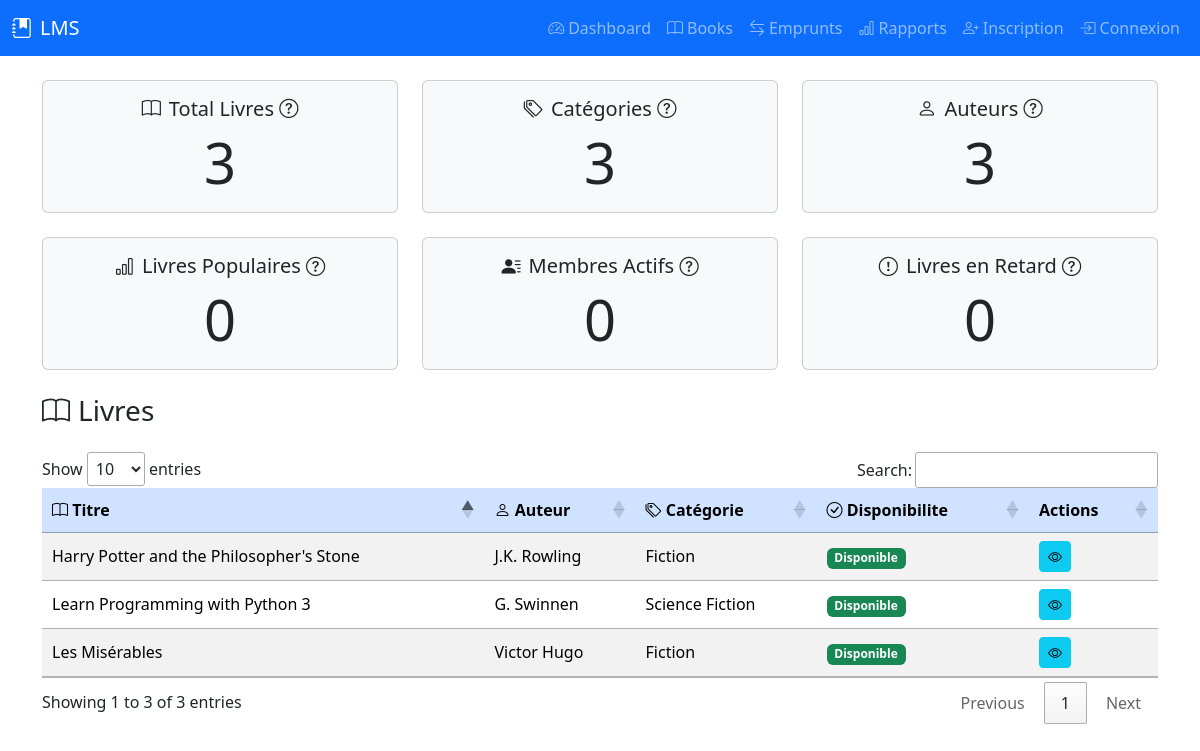
The page / on the database its author committed.
### tables this page shows
CREATE TABLE books (
            book_id INTEGER PRIMARY KEY AUTOINCREMENT,
            title TEXT NOT NULL,
            author_id INTEGER,
            category_id INTEGER,
            isbn TEXT UNIQUE,
            publication_year INTEGER,
            publisher TEXT,
            quantity INTEGER DEFAULT 1,
            available_quantity INTEGER DEFAULT 1,
            FOREIGN KEY (author_id) REFERENCES authors (author_id),
            FOREIGN KEY (category_id) REFERENCES categories (category_id)
        );

CREATE TABLE authors (
            author_id INTEGER PRIMARY KEY AUTOINCREMENT,
            name TEXT NOT NULL,
            biography TEXT
        );

CREATE TABLE categories (
            category_id INTEGER PRIMARY KEY AUTOINCREMENT,
            name TEXT NOT NULL,
            description TEXT
        );

### controllers/dashboard_controller.py (the view)
@dashboard_blueprint.route('/', methods=['GET'])
def dashboard():
    try:
        stats = dashboard_service.get_dashboard_statistics()
        books_data = dashboard_service.get_books_data()
        members_loans_data = dashboard_service.get_members_loans_data()
        return render_template('index.html', **stats, books=books_data, members_loans=members_loans_data)
    except Exception as e:
        return jsonify({'error': str(e)}), 500

### models/author.py (called while the page is built)
    @property
    def name(self):
        return self._get_attribute("name")

    @classmethod
    def all(cls):
        query = f"SELECT * FROM {cls.TABLE_NAME}"
        results = DatabaseConnection.execute_query(query)
        if results:
            conn = DatabaseConnection.get_connection()
            cursor = conn.cursor()
            cursor.execute(f"PRAGMA table_info({cls.TABLE_NAME})")
            columns = [column[1] for column in cursor.fetchall()]
            conn.close()
            return [cls(**dict(zip(columns, result))) for result in results]
        return []

### models/base_model.py (called while the page is built)
    def _get_attribute(self, name):
        return self._attributes.get(name)

    def _set_attribute(self, name, value):
        self._attributes[name] = value

    def __getattr__(self, name):
        if name in self._attributes:
            return self._get_attribute(name)
        raise AttributeError(f"'{self.__class__.__name__}' object has no attribute '{name}'")

    def __setattr__(self, name, value):
        if name == "_attributes":
            super().__setattr__(name, value)
        else:
            self._set_attribute(name, value)

    @classmethod
    def find_by_id(cls, id: int):
        if not cls.TABLE_NAME or not cls.PRIMARY_KEY:
            raise NotImplementedError("TABLE_NAME and PRIMARY_KEY must be defined in subclass")
        query = f"SELECT * FROM {cls.TABLE_NAME} WHERE {cls.PRIMARY_KEY} = ?"
        result = DatabaseConnection.execute_query(query, (id,))
        if result and len(result) > 0:
            conn = DatabaseConnection.get_connection()
            cursor = conn.cursor()
            cursor.execute(f"PRAGMA table_info({cls.TABLE_NAME})")
            columns = [column[1] for column in cursor.fetchall()]
            conn.close()
            record_dict = dict(zip(columns, result[0]))
            return cls(**record_dict)
        return None

    @classmethod
    def find_all(cls):
        if not cls.TABLE_NAME:
            raise NotImplementedError("TABLE_NAME must be defined in subclass")
        query = f"SELECT * FROM {cls.TABLE_NAME}"
        results = DatabaseConnection.execute_query(query)
        if results:
            conn = DatabaseConnection.get_connection()
            cursor = conn.cursor()
            cursor.execute(f"PRAGMA table_info({cls.TABLE_NAME})")
            columns = [column[1] for column in cursor.fetchall()]
            conn.close()
            return [cls(**dict(zip(columns, result))) for result in results]
        return []

### templates/index.html (shortened to what this page needs)
<!DOCTYPE html>
<html lang="fr">
<head>
    <link rel="stylesheet" href="/css/style.css">
    <link href="https://cdn.jsdelivr.net/npm/bootstrap@5.3.2/dist/css/bootstrap.min.css" rel="stylesheet">
    <link rel="stylesheet" href="https://cdn.jsdelivr.net/npm/bootstrap-icons@1.11.3/font/bootstrap-icons.css">
    <link rel="stylesheet" href="https://cdn.datatables.net/1.13.4/css/jquery.dataTables.min.css">
</head>
<body>
    {% include 'includes/navbar.html' %}
    <div class="container">
        <div class="row text-center mb-4">
            <div class="col-md-4">
                <div class="card bg-light">
                    <div class="card-body">
                        <h5 class="card-title"><i class="bi bi-book me-2 icon-small"></i>Total Livres <i class="bi bi-question-circle icon-small" title="Nombre total de livres disponibles dans la bibliothèque."></i></h5>
                        <p class="card-text display-4">{{ total_books }}</p>
                    </div>
                </div>
            </div>
            <div class="col-md-4">
                <div class="card bg-light">
                    <div class="card-body">
                        <h5 class="card-title"><i class="bi bi-tags me-2 icon-small"></i>Catégories <i class="bi bi-question-circle icon-small" title="Nombre total de catégories de livres."></i></h5>
                        <p class="card-text display-4">{{ total_category }}</p>
                    </div>
                </div>
            </div>
            <div class="col-md-4">
                <div class="card bg-light">
                    <div class="card-body">
                        <h5 class="card-title"><i class="bi bi-person me-2 icon-small"></i>Auteurs <i class="bi bi-question-circle icon-small" title="Nombre total d'auteurs enregistrés."></i></h5>
                        <p class="card-text display-4">{{ total_authors }}</p>
                    </div>
                </div>
            </div>
        </div>
        <div class="row text-center mb-4">
            <div class="col-md-4">
                <div class="card bg-light">
                    <div class="card-body">
                        <h5 class="card-title"><i class="bi bi-bar-chart me-2 icon-small"></i>Livres Populaires <i class="bi bi-question-circle icon-small" title="Nombre total de livres populaires basés sur les emprunts."></i></h5>
                        <p class="card-text display-4">{{total_popular_books}}</p>
                    </div>
                </div>
            </div>
            <div class="col-md-4">
                <div class="card bg-light">
                    <div class="card-body">
                        <h5 class="card-title"><i class="bi bi-person-lines-fill me-2 icon-small"></i>Membres Actifs <i class="bi bi-question-circle icon-small" title="Nombre total de membres ayant emprunté des livres récemment."></i></h5>
                        <p class="card-text display-4">{{total_active_members}}</p>
                    </div>
                </div>
            </div>
            <div class="col-md-4">
                <div class="card bg-light">
                    <div class="card-body">
                        <h5 class="card-title"><i class="bi bi-exclamation-circle me-2 icon-small"></i>Livres en Retard <i class="bi bi-question-circle icon-small" title="Nombre total de livres dont la date de retour est dépassée."></i></h5>
                        <p class="card-text display-4">{{total_overdue_books}}</p>
                    </div>
                </div>
            </div>
        </div>
        <h3 class="mb-4"><i class="bi bi-book me-2"></i>Livres</h3>
        <div class="table-responsive">
            <table id="booksTable" class="table table-striped table-hover align-middle">
                <thead class="table-primary">
                    <tr>
                        <th><i class="bi bi-book"></i> Titre</th>
                        <th><i class="bi bi-person"></i> Auteur</th>
                        <th><i class="bi bi-tags"></i> Catégorie</th>
                        <th><i class="bi bi-check-circle"></i> Disponibilite</th>
                        <th>Actions</th>
                    </tr>
                </thead>
                <tbody>
                    {% for book in books %}
                    <tr data-isbn="{{ book.isbn }}" data-publication-year="{{ book.publication_year }}" data-publisher="{{ book.publisher }}" data-quantity="{{ book.quantity }}" data-available-quantity="{{ book.available_quantity }}">
                        <td>{{ book.title }}</td>
                        <td>{{ book.author }}</td>
                        <td>{{ book.category }}</td>
                        <td>
                            {% if book.available_quantity > 0 %}
                            <span class="badge bg-success">Disponible</span>
                            {% else %}
                            <span class="badge bg-danger">Emprunté</span>
                            {% endif %}
                        </td>
                        <td>
                            <button class="btn btn-info btn-sm see-detail-book" title="Voir détails"><i class="bi bi-eye"></i></button>
                        </td>
                    </tr>
                    {% endfor %}
                </tbody>
            </table>
        </div>
    </div>
</body>
</html>

### templates/includes/navbar.html (shortened to what this page needs)
<nav class="navbar navbar-expand-lg navbar-dark bg-primary mb-4">
    <div class="container-fluid">
        <a class="navbar-brand d-flex align-items-center" href="/">
            <i class="bi bi-journal-bookmark-fill me-2"></i>LMS
        </a>
        <div class="collapse navbar-collapse" id="navbarNav">
            <ul class="navbar-nav ms-auto">
                <li class="nav-item"><a class="nav-link" href="/"><i class="bi bi-speedometer2 me-1"></i>Dashboard</a></li>
                <li class="nav-item"><a class="nav-link" href="/books"><i class="bi bi-book me-1"></i>Books</a></li>
                <li class="nav-item"><a class="nav-link" href="/loans"><i class="bi bi-arrow-left-right me-1"></i>Emprunts</a></li>
                <li class="nav-item"><a class="nav-link" href="/reports"><i class="bi bi-bar-chart me-1"></i>Rapports</a></li>
                <li class="nav-item"><a class="nav-link" href="/register"><i class="bi bi-person-plus me-1"></i>Inscription</a></li>
                <li class="nav-item"><a class="nav-link" href="/login"><i class="bi bi-box-arrow-in-right me-1"></i>Connexion</a></li>
            </ul>
        </div>
    </div>
</nav>

### templates/index.html (style rules this page uses)
.icon-small { font-size: 1.2rem; }

### rows shown on the page
books: title "Les Misérables"
authors: author "Victor Hugo"
categories: category "Fiction" "Fiction"
books: title "Harry Potter and the Philosopher's Stone"
authors: author "J.K. Rowling"
books: title "Learn Programming with Python 3"
authors: author "G. Swinnen"
categories: category "Science Fiction"

### other values the page prints
{{ total_books }} "3"
{{ total_category }} "3"
{{ total_authors }} "3"
{{ total_popular_books }} "0"
{{ total_active_members }} "0"
{{ total_overdue_books }} "0"
